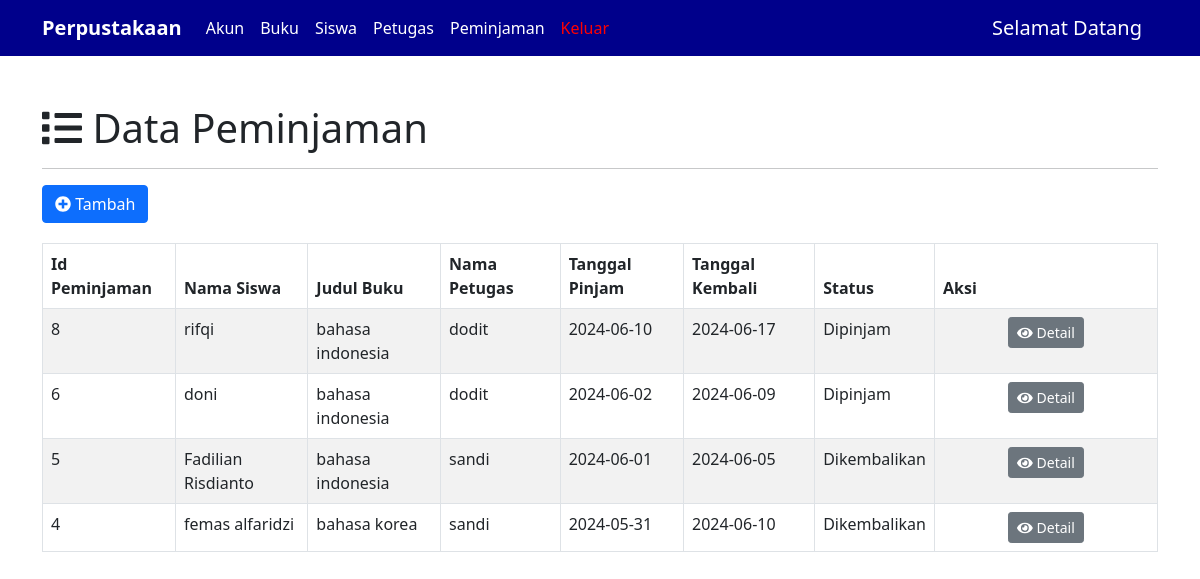
Screenshot of /peminjaman.php with the database file from the repository.
### tables this page shows
CREATE TABLE `peminjaman` (
  `id_peminjaman` int(11) NOT NULL,
  `id_siswa` int(11) NOT NULL,
  `id_buku` int(11) NOT NULL,
  `id_petugas` int(11) NOT NULL,
  `tgl_pinjam` date NOT NULL,
  `tgl_kembali` date NOT NULL,
  `status` varchar(15) NOT NULL DEFAULT 'Dipinjam'
);

CREATE TABLE `siswa` (
  `nis` int(11) NOT NULL,
  `nama` varchar(50) DEFAULT NULL,
  `kelas` varchar(10) DEFAULT NULL,
  `jurusan` varchar(30) DEFAULT NULL
);

CREATE TABLE `buku` (
  `id_buku` int(11) NOT NULL,
  `judul_buku` varchar(50) DEFAULT NULL,
  `pengarang` varchar(50) DEFAULT NULL,
  `penerbit` varchar(50) DEFAULT NULL,
  `tahun_terbit` year(4) DEFAULT NULL,
  `stok_buku` int(5) DEFAULT NULL
);

CREATE TABLE `petugas` (
  `id_petugas` int(11) NOT NULL,
  `nama_petugas` varchar(50) DEFAULT NULL,
  `jabatan` varchar(20) DEFAULT NULL
);

### config/controller.php (called while the page is built, shortened)
<?php
function select($query)
{
  global $db;
  $result = mysqli_query($db, $query);
  $rows =[];
  while ($row = mysqli_fetch_assoc($result)) {
    $rows[] = $row;
  }
  return $rows;
}

### peminjaman.php (the view, shortened to what this page needs)
<?php
include 'layout/header.php';
$data_peminjaman = select("
    SELECT
        peminjaman.id_peminjaman,
        siswa.nama AS nama_siswa,
        buku.judul_buku,
        petugas.nama_petugas,
        peminjaman.tgl_pinjam,
        peminjaman.tgl_kembali,
        peminjaman.status
    FROM peminjaman
    JOIN siswa ON peminjaman.id_siswa = siswa.nis
    JOIN buku ON peminjaman.id_buku = buku.id_buku
    JOIN petugas ON peminjaman.id_petugas = petugas.id_petugas
    ORDER BY peminjaman.id_peminjaman DESC
");
?>
<div class="container mt-5">
    <h1><i class="fas fa-list"></i> Data Peminjaman</h1>
    <hr>
    <a href="tambah-peminjaman.php" class="btn btn-primary mb-1"><i class="fas fa-plus-circle"></i> Tambah</a>
    <table class="table table-bordered table-striped mt-3" id="table">
        <thead>
            <tr>
                <th>Id Peminjaman</th>
                <th>Nama Siswa</th>
                <th>Judul Buku</th>
                <th>Nama Petugas</th>
                <th>Tanggal Pinjam</th>
                <th>Tanggal Kembali</th>
                <th>Status</th>
                <th>Aksi</th>
            </tr>
        </thead>
        <tbody>
            <?php foreach ($data_peminjaman as $peminjaman) : ?>
                <tr>
                    <td><?= $peminjaman['id_peminjaman']; ?></td>
                    <td><?= $peminjaman['nama_siswa']; ?></td>
                    <td><?= $peminjaman['judul_buku']; ?></td>
                    <td><?= $peminjaman['nama_petugas']; ?></td>
                    <td><?= $peminjaman['tgl_pinjam']; ?></td>
                    <td><?= $peminjaman['tgl_kembali']; ?></td>
                    <td><?= $peminjaman['status']; ?></td>
                    <td class="text-center" width="20%">
                        <a href="detail-peminjaman.php?id_peminjaman=<?= $peminjaman['id_peminjaman'];?>" class="btn btn-secondary btn-sm"><i class="fas fa-eye"></i> Detail</a>
                    </td>
                </tr>
            <?php endforeach; ?>
        </tbody>
    </table>
</div>
<?php include 'layout/footer.php'; ?>

### layout/header.php (shortened to what this page needs)
<!doctype html>
<html lang="en">
  <head>
    <link href="https://cdn.jsdelivr.net/npm/bootstrap@5.0.2/dist/css/bootstrap.min.css" rel="stylesheet">
    <link rel="stylesheet" href="https://cdn.datatables.net/2.0.3/css/dataTables.bootstrap5.css">
  </head>
  <body>
    <div>
        <nav class="navbar navbar-expand-lg header">
            <div class="container">
                <a class="navbar-brand" href="#"><b>Perpustakaan</b></a>
                <div class="collapse navbar-collapse" id="navbarNav">
                    <ul class="navbar-nav">
                        <li class="nav-item">
                            <a class="nav-link text-info" href="user.php">Akun</a>
                        </li>
                        <li class="nav-item">
                            <a class="nav-link text-info" href="buku.php">Buku</a>
                        </li>
                        <li class="nav-item">
                            <a class="nav-link text-info" href="siswa.php">Siswa</a>
                        </li>
                        <li class="nav-item">
                            <a class="nav-link text-info" href="petugas.php">Petugas</a>
                        </li>
                        <li class="nav-item">
                            <a class="nav-link text-info" href="peminjaman.php">Peminjaman</a>
                        </li>
                        <li class="nav-item">
                            <a class="nav-link text-danger" href="logout.php" onclick="return confirm('Yakin ingin keluar?')">Keluar</a>
                        </li>
                    </ul>
                </div>
                <div>
                  <a class="navbar-brand" href="#">Selamat Datang <?= $_SESSION['nama'];?> </a>
                </div>
            </div>
        </nav>
    </div>
  </body>
</html>

### layout/footer.php (shortened to what this page needs)
</body>
</html>

### layout/header.php (style rules this page uses)
.header { background-color: darkblue; }
.header .navbar-brand { color: white; }
.header .nav-link.text-info { color: white !important; }
.header .nav-link.text-danger { color: red !important; }

### rows the page displays
peminjaman: id_peminjaman "8", id_siswa.nama "rifqi", id_buku.judul_buku "bahasa indonesia", id_petugas.nama_petugas "dodit", tgl_pinjam "2024-06-10", tgl_kembali "2024-06-17", status "Dipinjam"
peminjaman: id_peminjaman "6", id_siswa.nama "doni", id_buku.judul_buku "bahasa indonesia", id_petugas.nama_petugas "dodit", tgl_pinjam "2024-06-02", tgl_kembali "2024-06-09", status "Dipinjam"
peminjaman: id_peminjaman "5", id_siswa.nama "Fadilian Risdianto", id_buku.judul_buku "bahasa indonesia", id_petugas.nama_petugas "sandi", tgl_pinjam "2024-06-01", tgl_kembali "2024-06-05", status "Dikembalikan"
peminjaman: id_peminjaman "4", id_siswa.nama "femas alfaridzi", id_buku.judul_buku "bahasa korea", id_petugas.nama_petugas "sandi", tgl_pinjam "2024-05-31", tgl_kembali "2024-06-10", status "Dikembalikan"
